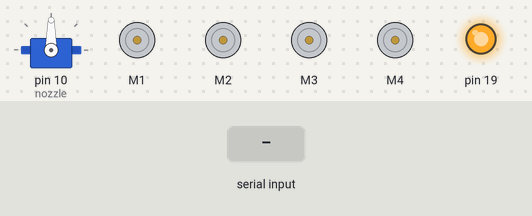
This sketch was run on a simulated Arduino Uno, built with avr-gcc and run on an emulated ATmega328P. Shown: servo, 4 × DC motor (green arrow = forward, orange = backward, longer = faster), output pins drawn as LEDs (lit = HIGH). Inputs (shaded band) come from the test bench.

Above: at 1.2 s.
1.3 s: "F" received over the second serial link
At 1.8 s:
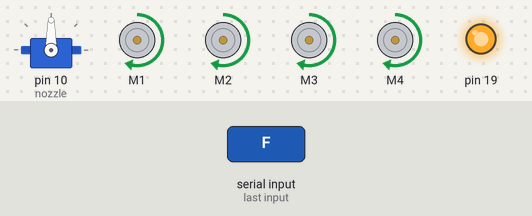
2.8 s: "B" received over the second serial link
At 4.0 s:
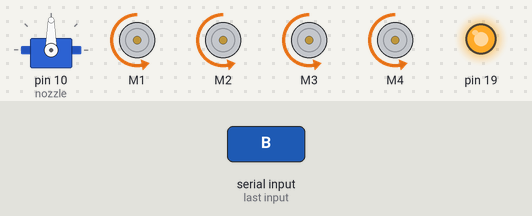
4.3 s: "L" received over the second serial link
At 5.3 s:
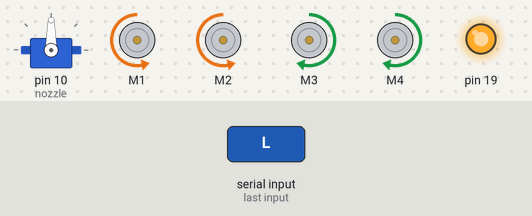
5.8 s: "R" received over the second serial link
At 6.5 s:
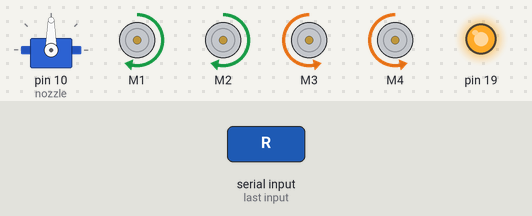
7.3 s: "x" received over the second serial link
At 7.6 s:
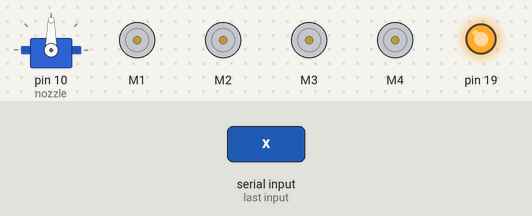
8.8 s: "X" received over the second serial link
At 10.0 s:
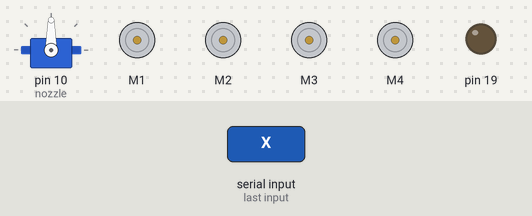
Timing chart, 0 to 11.3 s (numbered marks = the images above; inputs shaded):
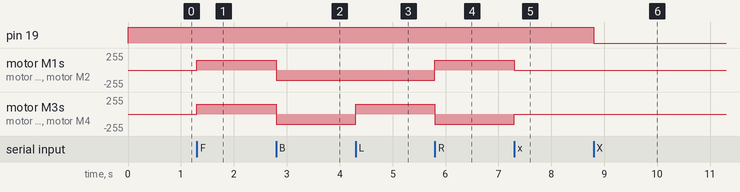

Measured:
- after the input at 1.3 s, motor M1–4: stopped → forward 150/255 at once
- after the input at 2.8 s, motor M1–4: forward 150/255 → backward 150/255 at once
- after the input at 4.3 s, motor M3, motor M4: backward 150/255 → forward 150/255 at once
- after the input at 5.8 s, motor M1, motor M2: backward 150/255 → forward 150/255 at once; motor M3, motor M4: forward 150/255 → backward 150/255 at once
- after the input at 7.3 s, motor M1, motor M2: forward 150/255 → stopped at once; motor M3, motor M4: backward 150/255 → stopped at once
- after the input at 8.8 s, pin 19: HIGH → LOW at once

The sketch:

Carrinho_bombeiro.ino
```cpp
/*

  Arduino Bluetooth Controlled Car
  Install Adafruit Motor Shield Library before uploading this code.
  AFMotor Library https://learn.adafruit.com/adafruit-motor-shield/library-install

  -> If you need helping guide on how to install library for the motor shield or how to use motor shield then
     watch this: https://youtu.be/vooJEyco1J4

     Caution: Remove the jumper or switch off the battery switch before connecting the Arduino board to computer.

     For more support contact me on Telegram: @UtGoTech


*/


#include <AFMotor.h>
#include <SoftwareSerial.h>
#include <Servo.h>

Servo nozzle;

SoftwareSerial bluetoothSerial(14, 15);  // RX, TX

//initial motors pin
AF_DCMotor motor1(1, MOTOR12_1KHZ);
AF_DCMotor motor2(2, MOTOR12_1KHZ);
AF_DCMotor motor3(3, MOTOR34_1KHZ);
AF_DCMotor motor4(4, MOTOR34_1KHZ);

char command;
int servo_angle = 0;

void setup() {
  bluetoothSerial.begin(9600);  //Set the baud rate to your Bluetooth module.

  pinMode(19, OUTPUT);
  digitalWrite(19, HIGH);
  nozzle.attach(10);
}

void loop() {
  if (bluetoothSerial.available() > 0) {
    command = bluetoothSerial.read();

    Stop();  //initialize with motors stoped

    switch (command) {
      case 'F':
        forward();
        break;
      case 'B':
        back();
        break;
      case 'L':
        left();
        break;
      case 'R':
        right();
        break;
      case 'x':
        digitalWrite(19, HIGH);
        break;
      case 'X':
        digitalWrite(19, LOW);
        break;
      case '1':
        servo_angle = 1;
        nozzle_adjust();
        break;
      case '2':
        servo_angle = 2;
        nozzle_adjust();
        break;
      case '3':
        servo_angle = 3;
        nozzle_adjust();
        break;
      case '4':
        servo_angle = 4;
        nozzle_adjust();
        break;
      case '5':
        servo_angle = 5;
        nozzle_adjust();
        break;
      case '6':
        servo_angle = 6;
        nozzle_adjust();
        break;
      case '7':
        servo_angle = 7;
        nozzle_adjust();
        break;
      case '8':
        servo_angle = 8;
        nozzle_adjust();
        break;
      case '9':
        servo_angle = 9;
        nozzle_adjust();
        break;
    }
  }
}

void forward() {
  motor1.setSpeed(150);  //Define maximum velocity
  motor1.run(FORWARD);   //rotate the motor clockwise
  motor2.setSpeed(150);  //Define maximum velocity
  motor2.run(FORWARD);   //rotate the motor clockwise
  motor3.setSpeed(150);  //Define maximum velocity
  motor3.run(FORWARD);   //rotate the motor clockwise
  motor4.setSpeed(150);  //Define maximum velocity
  motor4.run(FORWARD);   //rotate the motor clockwise
}

void back() {
  motor1.setSpeed(150);  //Define maximum velocity
  motor1.run(BACKWARD);  //rotate the motor anti-clockwise
  motor2.setSpeed(150);  //Define maximum velocity
  motor2.run(BACKWARD);  //rotate the motor anti-clockwise
  motor3.setSpeed(150);  //Define maximum velocity
  motor3.run(BACKWARD);  //rotate the motor anti-clockwise
  motor4.setSpeed(150);  //Define maximum velocity
  motor4.run(BACKWARD);  //rotate the motor anti-clockwise
}

void left() {
  motor1.setSpeed(150);  //Define maximum velocity
  motor1.run(BACKWARD);  //rotate the motor anti-clockwise
  motor2.setSpeed(150);  //Define maximum velocity
  motor2.run(BACKWARD);  //rotate the motor anti-clockwise
  motor3.setSpeed(150);  //Define maximum velocity
  motor3.run(FORWARD);   //rotate the motor clockwise
  motor4.setSpeed(150);  //Define maximum velocity
  motor4.run(FORWARD);   //rotate the motor clockwise
}

void right() {
  motor1.setSpeed(150);  //Define maximum velocity
  motor1.run(FORWARD);   //rotate the motor clockwise
  motor2.setSpeed(150);  //Define maximum velocity
  motor2.run(FORWARD);   //rotate the motor clockwise
  motor3.setSpeed(150);  //Define maximum velocity
  motor3.run(BACKWARD);  //rotate the motor anti-clockwise
  motor4.setSpeed(150);  //Define maximum velocity
  motor4.run(BACKWARD);  //rotate the motor anti-clockwise
}

void Stop() {
  motor1.setSpeed(0);   //Define minimum velocity
  motor1.run(RELEASE);  //stop the motor when release the button
  motor2.setSpeed(0);   //Define minimum velocity
  motor2.run(RELEASE);  //rotate the motor clockwise
  motor3.setSpeed(0);   //Define minimum velocity
  motor3.run(RELEASE);  //stop the motor when release the button
  motor4.setSpeed(0);   //Define minimum velocity
  motor4.run(RELEASE);  //stop the motor when release the button
}

void nozzle_adjust() {
  int adjust = map(servo_angle, 1, 9, 135, 65);
  nozzle.write(adjust);
}
```
